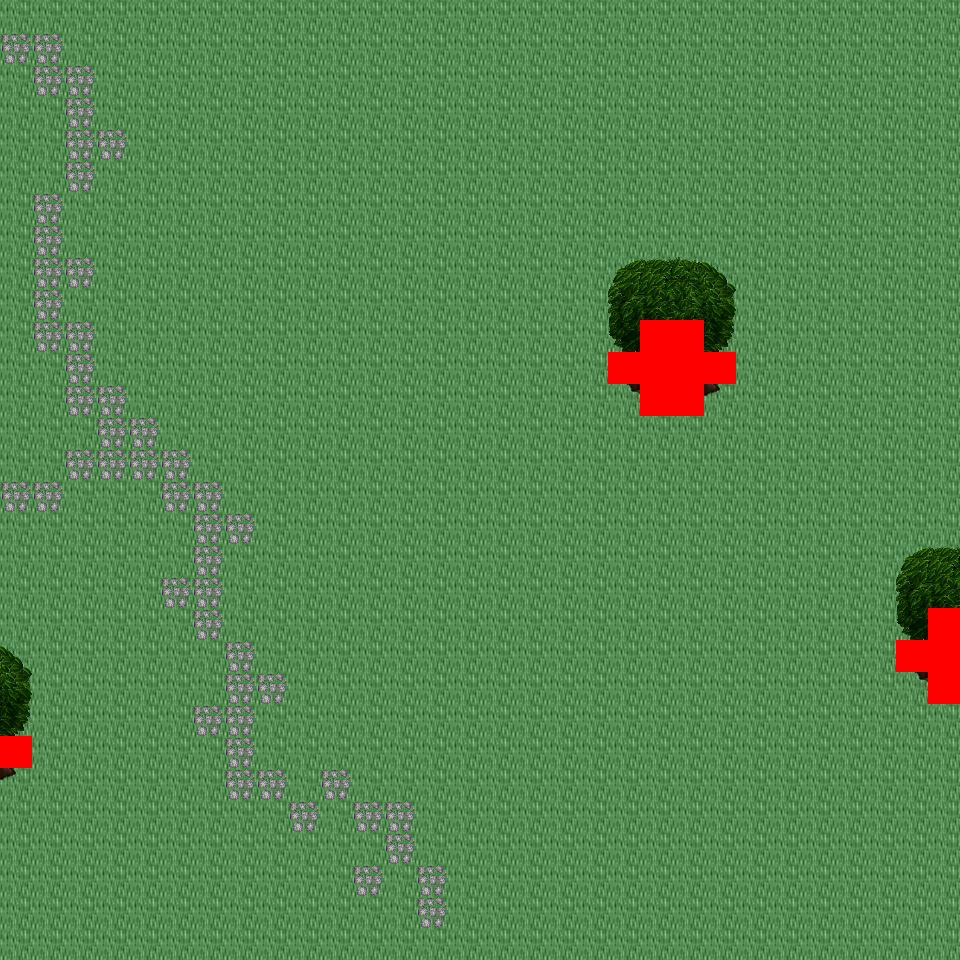

Rendered tile map (Tiled .tmx) drawn with the repository's tilesets; below, a short description and the map source with its tile grids summarised:
An orthogonal 30x30 tile map with 32x32 px tiles, 6 tile layers (Ground, Object, Object2, Above, ...), 21 tilesets and 5 objects (5x mapExit).

<map version="1.0" orientation="orthogonal" renderorder="right-down" width="30" height="30" tilewidth="32" tileheight="32" nextobjectid="6">
  <tileset firstgid="1" name="tileset_logic_collision" tilewidth="32" tileheight="32" tilecount="1" columns="1">
    <image source="../drawable/tileset_logic_collision.png" width="32" height="32" />
  </tileset>
  <tileset firstgid="2" name="tileset_ground_ground" tilewidth="32" tileheight="32" tilecount="33" columns="3">
    <image source="../drawable/tileset_ground_ground.png" width="96" height="352" />
  </tileset>
  <tileset firstgid="35" name="tileset_building_castle" tilewidth="32" tileheight="32" tilecount="320" columns="20">
    <image source="../drawable/tileset_building_castle.png" width="640" height="512" />
  </tileset>
  <tileset firstgid="355" name="tileset_ground_water_pool" tilewidth="32" tileheight="32" tilecount="72" columns="3">
    <image source="../drawable/tileset_ground_water_pool.png" width="96" height="768" />
  </tileset>
  <tileset firstgid="427" name="tileset_ground_earth_edges" tilewidth="32" tileheight="32" tilecount="18" columns="6">
    <image source="../drawable/tileset_ground_earth_edges.png" width="192" height="96" />
  </tileset>
  <tileset firstgid="445" name="tileset_ground_grass_corners" tilewidth="32" tileheight="32" tilecount="24" columns="6">
    <image source="../drawable/tileset_ground_grass_corners.png" width="192" height="128" />
  </tileset>
  <tileset firstgid="469" name="tileset_ground_grass_edges" tilewidth="32" tileheight="32" tilecount="36" columns="12">
    <image source="../drawable/tileset_ground_grass_edges.png" width="384" height="96" />
  </tileset>
  <tileset firstgid="505" name="tileset_object_row_boat" tilewidth="32" tileheight="32" tilecount="30" columns="6">
    <image source="../drawable/tileset_object_row_boat.png" width="192" height="160" />
  </tileset>
  <tileset firstgid="535" name="tileset_item_ropes" tilewidth="32" tileheight="32" tilecount="4" columns="2">
    <image source="../drawable/tileset_item_ropes.png" width="64" height="64" />
  </tileset>
  <tileset firstgid="539" name="tileset_object_boardwalk" tilewidth="32" tileheight="32" tilecount="36" columns="6">
    <image source="../drawable/tileset_object_boardwalk.png" width="192" height="192" />
  </tileset>
  <tileset firstgid="575" name="tileset_object_ship" tilewidth="32" tileheight="32" tilecount="368" columns="16">
    <image source="../drawable/tileset_object_ship.png" width="512" height="736" />
  </tileset>
  <tileset firstgid="943" name="tileset_item_fishing_nets" tilewidth="32" tileheight="32" tilecount="6" columns="3">
    <image source="../drawable/tileset_item_fishing_nets.png" width="96" height="64" />
  </tileset>
  <tileset firstgid="949" name="tileset_item_fishrods" tilewidth="32" tileheight="32" tilecount="12" columns="4">
    <image source="../drawable/tileset_item_fishrods.png" width="128" height="96" />
  </tileset>
  <tileset firstgid="961" name="tileset_plant_stump_stump_vertical" tilewidth="32" tileheight="32" tilecount="1" columns="1">
    <image source="../drawable/tileset_plant_stump_stump_vertical.png" width="32" height="32" />
  </tileset>
  <tileset firstgid="962" name="tileset_item_pot_barrel" tilewidth="32" tileheight="32" tilecount="2" columns="1">
    <image source="../drawable/tileset_item_pot_barrel.png" width="32" height="64" />
  </tileset>
  <tileset firstgid="964" name="tileset_ground_cobbled_paving" tilewidth="32" tileheight="32" tilecount="1" columns="1">
    <image source="../drawable/tileset_ground_cobbled_paving.png" width="32" height="32" />
  </tileset>
  <tileset firstgid="965" name="tileset_ground_ladder_vertical_pale" tilewidth="32" tileheight="32" tilecount="5" columns="5">
    <image source="../drawable/tileset_ground_ladder_vertical_pale.png" width="160" height="32" />
  </tileset>
  <tileset firstgid="970" name="tileset_item_caution_sign" tilewidth="32" tileheight="32" tilecount="1" columns="1">
    <image source="../drawable/tileset_item_caution_sign.png" width="32" height="32" />
  </tileset>
  <tileset firstgid="971" name="tileset_ground_ridge_earth_dark" tilewidth="32" tileheight="32" tilecount="96" columns="12">
    <image source="../drawable/tileset_ground_ridge_earth_dark.png" width="384" height="256" />
  </tileset>
  <tileset firstgid="1067" name="tileset_ground_ridge_earth_pale" tilewidth="32" tileheight="32" tilecount="96" columns="12">
    <image source="../drawable/tileset_ground_ridge_earth_pale.png" width="384" height="256" />
  </tileset>
  <tileset firstgid="1163" name="tileset_plant_tree_tree_darkgreen" tilewidth="32" tileheight="32" tilecount="88" columns="8">
    <image source="../drawable/tileset_plant_tree_tree_darkgreen.png" width="256" height="352" />
  </tileset>
  <layer name="Ground" width="30" height="30">
    <data>[900 cells, 900 non-empty, 1 distinct tile ids]</data>
  </layer>
  <layer name="Object" width="30" height="30">
    <data>[900 cells, 64 non-empty, 9 distinct tile ids]</data>
  </layer>
  <layer name="Object2" width="30" height="30">
    <data>[900 cells, 0 non-empty, 0 distinct tile ids]</data>
  </layer>
  <layer name="Above" width="30" height="30">
    <data>[900 cells, 21 non-empty, 12 distinct tile ids]</data>
  </layer>
  <layer name="Above2" width="30" height="30">
    <data>[900 cells, 0 non-empty, 0 distinct tile ids]</data>
  </layer>
  <layer name="Walkable" width="30" height="30">
    <data>[900 cells, 13 non-empty, 1 distinct tile ids]</data>
  </layer>
  <objectgroup name="MapEvents">
    <object id="1" name="south" type="mapExit" x="0" y="928" width="960" height="32">
      <properties>
        <property name="map" value="level_0_x20_y77" />
        <property name="x" value="0" />
        <property name="y" value="1" />
      </properties>
    </object>
    <object id="2" name="west" type="mapExit" x="0" y="0" width="32" height="736">
      <properties>
        <property name="map" value="level_0_x19_y76" />
        <property name="x" value="28" />
        <property name="y" value="0" />
      </properties>
    </object>
    <object id="3" name="west2" type="mapExit" x="0" y="768" width="32" height="192">
      <properties>
        <property name="map" value="level_0_x19_y76" />
        <property name="x" value="28" />
        <property name="y" value="24" />
      </properties>
    </object>
    <object id="4" name="east" type="mapExit" x="928" y="0" width="32" height="608">
      <properties>
        <property name="map" value="level_0_x21_y76" />
        <property name="x" value="1" />
        <property name="y" value="0" />
      </properties>
    </object>
    <object id="5" name="east2" type="mapExit" x="928" y="704" width="32" height="256">
      <properties>
        <property name="map" value="level_0_x21_y76" />
        <property name="x" value="1" />
        <property name="y" value="22" />
      </properties>
    </object>
  </objectgroup>
</map>
